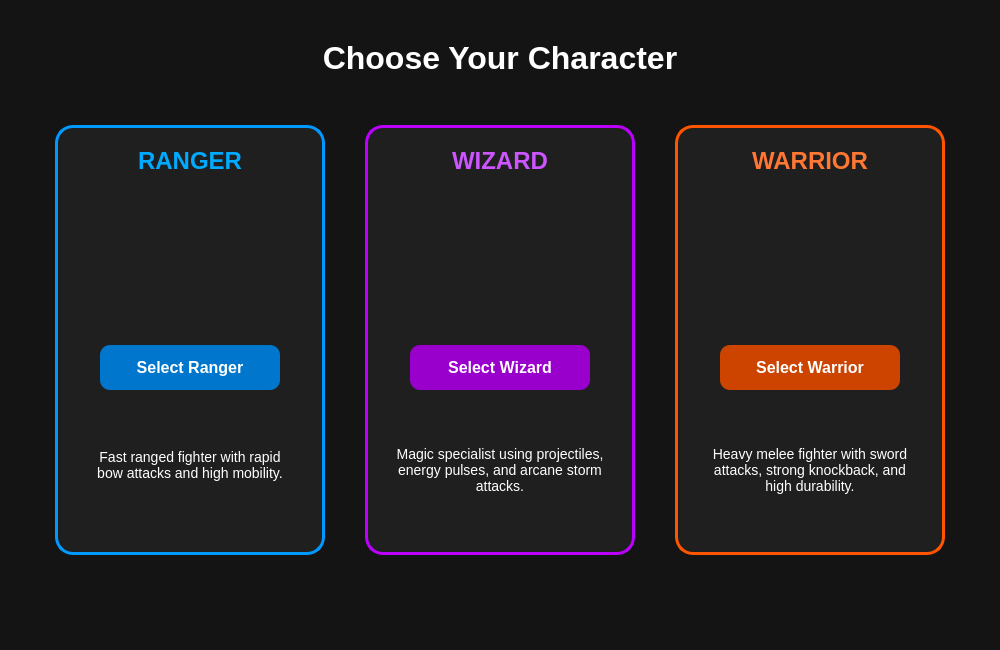
<?xml version="1.0" encoding="UTF-8"?>
<ui version="4.0">
 <class>CharacterSelect</class>
 <widget class="QMainWindow" name="CharacterSelect">
  <property name="geometry">
   <rect>
    <x>0</x>
    <y>0</y>
    <width>1000</width>
    <height>650</height>
   </rect>
  </property>
  <property name="windowTitle">
   <string>Choose Character</string>
  </property>
  <property name="styleSheet">
   <string notr="true">
background-color:#141414;
color:white;
font-family:Arial;
   </string>
  </property>

  <widget class="QWidget" name="centralwidget">

   <widget class="QLabel" name="titleLabel">
    <property name="geometry">
     <rect><x>250</x><y>30</y><width>500</width><height>55</height></rect>
    </property>
    <property name="text">
     <string>Choose Your Character</string>
    </property>
    <property name="alignment">
     <set>Qt::AlignCenter</set>
    </property>
    <property name="styleSheet">
     <string notr="true">font-size:32px;font-weight:bold;color:white;</string>
    </property>
   </widget>

   <widget class="QFrame" name="rangerFrame">
    <property name="geometry">
     <rect><x>55</x><y>125</y><width>270</width><height>430</height></rect>
    </property>
    <property name="styleSheet">
     <string notr="true">QFrame{background-color:#1f1f1f;border:3px solid #0099ff;border-radius:18px;}</string>
    </property>

    <widget class="QLabel" name="rangerTitle">
     <property name="geometry">
      <rect><x>35</x><y>18</y><width>200</width><height>35</height></rect>
     </property>
     <property name="text"><string>RANGER</string></property>
     <property name="alignment"><set>Qt::AlignCenter</set></property>
     <property name="styleSheet">
      <string notr="true">font-size:24px;font-weight:bold;color:#00aaff;border:none;</string>
     </property>
    </widget>

    <widget class="QLabel" name="rangerImage">
     <property name="geometry">
      <rect><x>75</x><y>75</y><width>120</width><height>120</height></rect>
     </property>
     <property name="styleSheet">
      <string notr="true">border:none;background:transparent;</string>
     </property>
     <property name="alignment"><set>Qt::AlignCenter</set></property>
    </widget>

    <widget class="QPushButton" name="rangerSelectButton">
     <property name="geometry">
      <rect><x>45</x><y>220</y><width>180</width><height>45</height></rect>
     </property>
     <property name="text"><string>Select Ranger</string></property>
     <property name="styleSheet">
      <string notr="true">QPushButton{background-color:#0077cc;border:none;border-radius:10px;font-size:16px;font-weight:bold;color:white;} QPushButton:hover{background-color:#0099ff;}</string>
     </property>
    </widget>

    <widget class="QLabel" name="rangerDesc">
     <property name="geometry">
      <rect><x>30</x><y>300</y><width>210</width><height>80</height></rect>
     </property>
     <property name="text"><string>Fast ranged fighter with rapid bow attacks and high mobility.</string></property>
     <property name="wordWrap"><bool>true</bool></property>
     <property name="alignment"><set>Qt::AlignCenter</set></property>
     <property name="styleSheet">
      <string notr="true">font-size:14px;border:none;</string>
     </property>
    </widget>
   </widget>

   <widget class="QFrame" name="wizardFrame">
    <property name="geometry">
     <rect><x>365</x><y>125</y><width>270</width><height>430</height></rect>
    </property>
    <property name="styleSheet">
     <string notr="true">QFrame{background-color:#1f1f1f;border:3px solid #bb00ff;border-radius:18px;}</string>
    </property>

    <widget class="QLabel" name="wizardTitle">
     <property name="geometry">
      <rect><x>35</x><y>18</y><width>200</width><height>35</height></rect>
     </property>
     <property name="text"><string>WIZARD</string></property>
     <property name="alignment"><set>Qt::AlignCenter</set></property>
     <property name="styleSheet">
      <string notr="true">font-size:24px;font-weight:bold;color:#cc55ff;border:none;</string>
     </property>
    </widget>

    <widget class="QLabel" name="wizardImage">
     <property name="geometry">
      <rect><x>75</x><y>75</y><width>120</width><height>120</height></rect>
     </property>
     <property name="styleSheet">
      <string notr="true">border:none;background:transparent;</string>
     </property>
     <property name="alignment"><set>Qt::AlignCenter</set></property>
    </widget>

    <widget class="QPushButton" name="wizardSelectButton">
     <property name="geometry">
      <rect><x>45</x><y>220</y><width>180</width><height>45</height></rect>
     </property>
     <property name="text"><string>Select Wizard</string></property>
     <property name="styleSheet">
      <string notr="true">QPushButton{background-color:#9900cc;border:none;border-radius:10px;font-size:16px;font-weight:bold;color:white;} QPushButton:hover{background-color:#bb00ff;}</string>
     </property>
    </widget>

    <widget class="QLabel" name="wizardDesc">
     <property name="geometry">
      <rect><x>30</x><y>300</y><width>210</width><height>90</height></rect>
     </property>
     <property name="text"><string>Magic specialist using projectiles, energy pulses, and arcane storm attacks.</string></property>
     <property name="wordWrap"><bool>true</bool></property>
     <property name="alignment"><set>Qt::AlignCenter</set></property>
     <property name="styleSheet">
      <string notr="true">font-size:14px;border:none;</string>
     </property>
    </widget>
   </widget>

   <widget class="QFrame" name="warriorFrame">
    <property name="geometry">
     <rect><x>675</x><y>125</y><width>270</width><height>430</height></rect>
    </property>
    <property name="styleSheet">
     <string notr="true">QFrame{background-color:#1f1f1f;border:3px solid #ff5500;border-radius:18px;}</string>
    </property>

    <widget class="QLabel" name="warriorTitle">
     <property name="geometry">
      <rect><x>35</x><y>18</y><width>200</width><height>35</height></rect>
     </property>
     <property name="text"><string>WARRIOR</string></property>
     <property name="alignment"><set>Qt::AlignCenter</set></property>
     <property name="styleSheet">
      <string notr="true">font-size:24px;font-weight:bold;color:#ff7733;border:none;</string>
     </property>
    </widget>

    <widget class="QLabel" name="warriorImage">
     <property name="geometry">
      <rect><x>75</x><y>75</y><width>120</width><height>120</height></rect>
     </property>
     <property name="styleSheet">
      <string notr="true">border:none;background:transparent;</string>
     </property>
     <property name="alignment"><set>Qt::AlignCenter</set></property>
    </widget>

    <widget class="QPushButton" name="warriorSelectButton">
     <property name="geometry">
      <rect><x>45</x><y>220</y><width>180</width><height>45</height></rect>
     </property>
     <property name="text"><string>Select Warrior</string></property>
     <property name="styleSheet">
      <string notr="true">QPushButton{background-color:#cc4400;border:none;border-radius:10px;font-size:16px;font-weight:bold;color:white;} QPushButton:hover{background-color:#ff6600;}</string>
     </property>
    </widget>

    <widget class="QLabel" name="warriorDesc">
     <property name="geometry">
      <rect><x>30</x><y>300</y><width>210</width><height>90</height></rect>
     </property>
     <property name="text"><string>Heavy melee fighter with sword attacks, strong knockback, and high durability.</string></property>
     <property name="wordWrap"><bool>true</bool></property>
     <property name="alignment"><set>Qt::AlignCenter</set></property>
     <property name="styleSheet">
      <string notr="true">font-size:14px;border:none;</string>
     </property>
    </widget>
   </widget>

  </widget>

  <widget class="QMenuBar" name="menubar"/>
  <widget class="QStatusBar" name="statusbar"/>
 </widget>

 <resources>
  <include location="resources.qrc"/>
 </resources>
 <connections/>
</ui>
